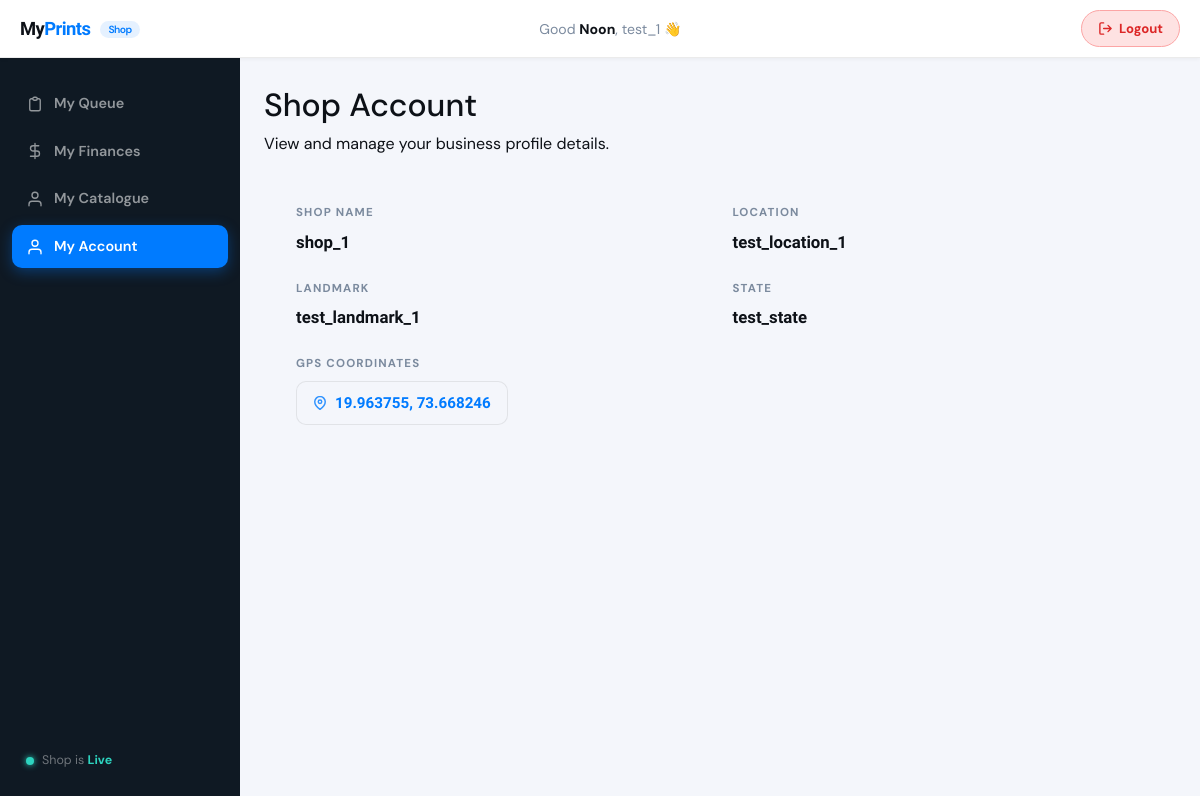
/my_shop/account (signed in), run on the app's committed database.
### printoapp/models.py (models this page shows, shortened)
class Shop_info(models.Model):
    name = models.CharField(max_length =100)
    location = models.CharField(max_length =255)
    landmark = models.CharField(max_length =255)
    city = models.CharField(max_length =255)
    state = models.CharField(max_length =255)
    latitude = models.DecimalField(max_digits=9, decimal_places=6)
    longitude = models.DecimalField(max_digits=9, decimal_places=6)
    join_date = models.DateField(auto_now_add=True)
    script_token = models.CharField(max_length=255, blank=True)
    shop_owner = models.ForeignKey("Shop_owner", related_name="shops", on_delete=models.CASCADE)
    status = models.CharField(max_length=255, default="Active")

### printoapp/views.py (the view)
# urls.py: path('my_shop/account', views.shop_account, name='shop_account'),
@login_required
def shop_account(request):
    now_obj = timezone.localtime()
    hour = now_obj.hour
    greeting = "Morning" if 0 <= hour < 12 else "Noon" if hour == 12 else "Afternoon" if 12 < hour < 18 else "Evening"
    shop = Shop_info.objects.get(shop_owner__user = request.user)
    return render(request, 'printoapp/shop_account.html', {
        'time': greeting,
        'username': request.user.username,
        'shop':shop
    })

### printoapp/templates/printoapp/shop_account.html
{% extends 'printoapp/shop_layout.html' %}
{% load static %}
{% block shop_extra_head %}
    <link href="{% static 'printoapp/shop_account.css' %}" rel="stylesheet">
{% endblock %}
{% block nav_account %}sd-active{% endblock %}
{% block sd_content %}
<div class="sc-page">
    <div class="sc-page-header">
        <div class="sc-page-header-left">
            <h2 class="sc-title">Shop Account</h2>
            <p class="sc-subtitle">View and manage your business profile details.</p>
        </div>
    </div>
        <div class="account-details-grid">
            <div class="detail-item">
                <label>Shop Name</label>
                <span>{{ shop.name }}</span>
            </div>
            <div class="detail-item">
                <label>Location</label>
                <span>{{ shop.location }}</span>
            </div>
            <div class="detail-item">
                <label>Landmark</label>
                <span>{{ shop.landmark }}</span>
            </div>
            <div class="detail-item">
                <label>State</label>
                <span>{{ shop.state }}</span>
            </div>
            <div class="detail-item detail-item--full">
                <label>GPS Coordinates</label>
                <div class="coordinates-badge">
                    <svg width="14" height="14" viewBox="0 0 24 24" fill="none" stroke="currentColor" stroke-width="2.5" stroke-linecap="round" stroke-linejoin="round">
                        <path d="M21 10c0 7-9 13-9 13s-9-6-9-13a9 9 0 0118 0z"></path>
                        <circle cx="12" cy="10" r="3"></circle>
                    </svg>
                    {{ shop.latitude }}, {{ shop.longitude }}
                </div>
            </div>
        </div>
    </div>
</div>
{% endblock %}

### printoapp/templates/printoapp/shop_layout.html (shortened to what this page needs)
{% extends 'printoapp/layout.html' %}
{% load static %}
{% block extra_head %}
<link href="{% static 'printoapp/shop_index.css' %}" rel="stylesheet">
{% block shop_extra_head %}{% endblock %}
{% endblock %}
{% block body %}
<div class="sd-root">
    <header class="sd-topbar">
        <div class="sd-topbar-left">
            <a href="{% url 'shop_index' %}" class="sd-topbar-logo">My<em>Prints</em> <span>Shop</span></a>
        </div>
        <div class="sd-topbar-center">
            <span class="sd-greeting">Good <strong>{{ time }}</strong>, {{ username }} 👋</span>
        </div>
        <div class="sd-topbar-right">
            <a href="{% url 'shop_logout' %}" class="sd-logout-btn">
                <svg width="15" height="15" viewBox="0 0 24 24" fill="none">
                    <path d="M9 21H5a2 2 0 01-2-2V5a2 2 0 012-2h4M16 17l5-5-5-5M21 12H9"
                          stroke="currentColor" stroke-width="2.2"
                          stroke-linecap="round" stroke-linejoin="round"/>
                </svg>
                Logout
            </a>
        </div>
    </header>
    <div class="sd-body">
        <aside class="sd-sidebar" id="sdSidebar">
            <nav class="sd-nav">
                <a href="{% url 'shop_index' %}"
                   class="sd-nav-item {% block nav_queue %}{% endblock %}">
                    <svg width="18" height="18" viewBox="0 0 24 24" fill="none">
                        <path d="M9 5H7a2 2 0 00-2 2v12a2 2 0 002 2h10a2 2 0 002-2V7a2 2 0 00-2-2h-2M9 5a2 2 0 002 2h2a2 2 0 002-2M9 5a2 2 0 012-2h2a2 2 0 012 2"
                              stroke="currentColor" stroke-width="1.8"
                              stroke-linecap="round" stroke-linejoin="round"/>
                    </svg>
                    My Queue
                </a>
                <a href="#"
                   class="sd-nav-item {% block nav_finances %}{% endblock %}">
                    <svg width="18" height="18" viewBox="0 0 24 24" fill="none">
                        <path d="M12 2v20M17 5H9.5a3.5 3.5 0 000 7h5a3.5 3.5 0 010 7H6"
                              stroke="currentColor" stroke-width="1.8"
                              stroke-linecap="round" stroke-linejoin="round"/>
                    </svg>
                    My Finances
                </a>
                <a href="{% url 'shop_catalogue' %}"
                   class="sd-nav-item {% block nav_catalogue %}{% endblock %}">
                    <svg width="18" height="18" viewBox="0 0 24 24" fill="none">
                        <path d="M20 21v-2a4 4 0 00-4-4H8a4 4 0 00-4 4v2M12 11a4 4 0 100-8 4 4 0 000 8z"
                              stroke="currentColor" stroke-width="1.8"
                              stroke-linecap="round" stroke-linejoin="round"/>
                    </svg>
                    My Catalogue
                </a>
                <a href="{% url 'shop_account' %}"
                   class="sd-nav-item {% block nav_account %}{% endblock %}">
                    <svg width="18" height="18" viewBox="0 0 24 24" fill="none">
                        <path d="M20 21v-2a4 4 0 00-4-4H8a4 4 0 00-4 4v2M12 11a4 4 0 100-8 4 4 0 000 8z"
                              stroke="currentColor" stroke-width="1.8"
                              stroke-linecap="round" stroke-linejoin="round"/>
                    </svg>
                    My Account
                </a>
            </nav>
            <div class="sd-sidebar-footer">
                <div class="sd-status-dot"></div>
                <span>Shop is <strong>Live</strong></span>
            </div>
        </aside>
        <main class="sd-main">
            {% block sd_content %}{% endblock %}
    </div>
</div>
{% endblock %}

### printoapp/static/printoapp/shop_index.css (style rules this page uses)
:root { --blue: #007BFF; --blue-d: #0062d6; --blue-pale: rgba(0,123,255,0.10); --mint: #2DD4BF; --mint-pale: rgba(45,212,191,0.12); --green: #10b981; --sidebar-bg: #0f1923; --sidebar-w: 240px; --topbar-h: 58px; --dark: #0d1117; --mid: #3d4a5c; --soft: #7b8a9e; --border: rgba(0,0,0,0.08); --off: #f4f6fb; --card: #ffffff; --r: 12px; --shadow-sm: 0 1px 4px rgba(0,0,0,0.05); --shadow-md: 0 4px 20px rgba(0,0,0,0.08); --transition: 0.2s cubic-bezier(0.4,0,0.2,1); }
*, *::before, *::after { box-sizing: border-box; }
body { font-family: 'DM Sans', sans-serif; background: var(--off); color: var(--dark); margin: 0; padding: 0; -webkit-text-size-adjust: 100%; text-size-adjust: 100%; -webkit-font-smoothing: antialiased; }
.sd-root { display: flex; flex-direction: column; min-height: 100vh; }
.sd-topbar { position: sticky; top: 0; z-index: 200; height: var(--topbar-h); background: var(--card); border-bottom: 1px solid var(--border); box-shadow: var(--shadow-sm); display: flex; align-items: center; justify-content: space-between; padding: 0 20px; gap: 16px; }
.sd-topbar-left { display: flex; align-items: center; gap: 12px; }
.sd-topbar-center { flex: 1; text-align: center; }
.sd-topbar-right { display: flex; align-items: center; }
.sd-topbar-logo { font-family: 'Readex Pro', sans-serif; font-weight: 800; font-size: 1.15rem; letter-spacing: -0.03em; color: var(--dark); text-decoration: none; }
.sd-topbar-logo em { font-style: normal; color: var(--blue); }
.sd-topbar-logo span { font-size: 0.65rem; font-weight: 600; background: var(--blue-pale); color: var(--blue); border-radius: 20px; padding: 2px 8px; margin-left: 6px; vertical-align: middle; font-family: 'DM Sans', sans-serif; }
.sd-greeting { font-size: 0.88rem; color: var(--soft); }
.sd-greeting strong { color: var(--dark); }
.sd-logout-btn { display: inline-flex; align-items: center; gap: 6px; padding: 8px 16px; border-radius: 50px; background: #fee2e2; color: #dc2626; border: 1px solid #fca5a5; font-size: 0.82rem; font-weight: 700; text-decoration: none; transition: background var(--transition), transform var(--transition); font-family: 'DM Sans', sans-serif; }
.sd-body { display: flex; flex: 1; }
.sd-sidebar { width: var(--sidebar-w); flex-shrink: 0; background: var(--sidebar-bg); display: flex; flex-direction: column; justify-content: space-between; padding: 24px 12px 20px; position: sticky; top: var(--topbar-h); align-self: flex-start; height: calc(100vh - var(--topbar-h)); overflow-y: auto; }
.sd-nav { display: flex; flex-direction: column; gap: 4px; }
.sd-nav-item { display: flex; align-items: center; gap: 10px; width: 100%; padding: 11px 14px; border: none; border-radius: 10px; background: transparent; color: rgba(255,255,255,0.55); font-family: 'DM Sans', sans-serif; font-size: 0.9rem; font-weight: 600; cursor: pointer; text-align: left; text-decoration: none; transition: background var(--transition), color var(--transition); }
.sd-nav-item#selected, .sd-nav-item.sd-active { background: var(--blue); color: #fff; box-shadow: 0 4px 14px rgba(0,123,255,0.35); }
.sd-sidebar-footer { display: flex; align-items: center; gap: 8px; padding: 10px 14px; font-size: 0.78rem; color: rgba(255,255,255,0.4); }
.sd-sidebar-footer strong { color: var(--mint); }
.sd-status-dot { width: 8px; height: 8px; border-radius: 50%; background: var(--mint); box-shadow: 0 0 6px var(--mint); animation: sdPulse 2s infinite; flex-shrink: 0; }
.sd-main { flex: 1; padding: 28px 24px; overflow-x: hidden; }

### printoapp/static/printoapp/shop_account.css (style rules this page uses)
.account-details-grid { display: grid; grid-template-columns: repeat(auto-fit, minmax(280px, 1fr)); gap: 25px; padding: 32px; }
.detail-item { display: flex; flex-direction: column; gap: 0px; }
.detail-item--full { grid-column: 1 / -1; }
.detail-item label { font-size: 0.72rem; font-weight: 700; text-transform: uppercase; letter-spacing: 0.1em; color: var(--soft); }
.detail-item span { font-family: 'Readex Pro', sans-serif; font-size: 1.05rem; font-weight: 600; color: var(--dark); }
.coordinates-badge { display: inline-flex; align-items: center; gap: 8px; width: fit-content; padding: 10px 16px; background: var(--off); border: 1.5px solid var(--border); border-radius: 10px; font-family: 'Readex Pro', sans-serif; font-size: 0.95rem; font-weight: 700; color: var(--blue); }
.coordinates-badge svg { color: var(--blue); opacity: 0.8; }

### data on the page
Shop_info: name "shop_1", location "test_location_1", landmark "test_landmark_1", state "test_state", latitude "19.963755", longitude "73.668246"

### other printed values
{{ time }} "Noon"
{{ username }} "test_1"
